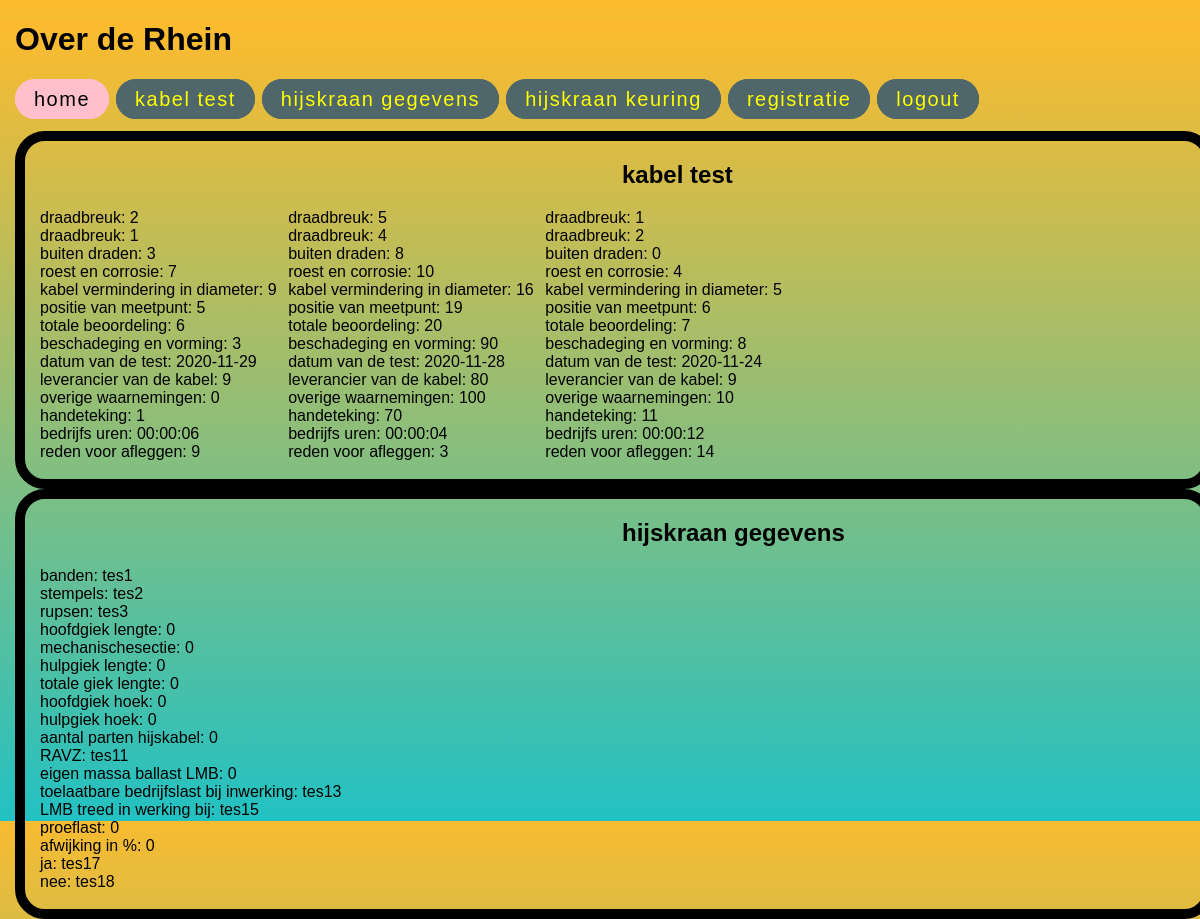
Page /php/index.php (signed in) on the committed database.
### tables this page shows
CREATE TABLE `kabelchacklist` (
  `TABEL_ID` int(255) NOT NULL,
  `draadbreuk.AMEL` int(10) DEFAULT NULL,
  `draadbreuk.AMEL2` int(10) DEFAULT NULL,
  `buitendrade.MVB` double DEFAULT NULL,
  `roest.NVB` double DEFAULT NULL,
  `kabelvermindring` decimal(5,0) DEFAULT NULL,
  `meetpunt` varchar(25) DEFAULT NULL,
  `totaal.MVB` double DEFAULT NULL,
  `vervormingen.TYPE` varchar(25) DEFAULT NULL,
  `datum` date DEFAULT NULL,
  `kabel_levrancier` varchar(25) DEFAULT NULL,
  `overig` text,
  `handtekening` varchar(25) DEFAULT NULL,
  `uren` time DEFAULT NULL,
  `afleg_reden` text,
  `TIMESTAMP` datetime NOT NULL DEFAULT CURRENT_TIMESTAMP
);

CREATE TABLE `hijskraangegevens` (
  `TABEL_ID` int(255) NOT NULL,
  `banden` varchar(10) DEFAULT NULL,
  `stempels` varchar(10) DEFAULT NULL,
  `rupsen` varchar(10) DEFAULT NULL,
  `hoofdgiek_lengte` int(25) DEFAULT NULL,
  `mechanischesectie` int(25) DEFAULT NULL,
  `hulpgiek_lengte` int(25) DEFAULT NULL,
  `gieklengte_hoek` int(25) DEFAULT NULL,
  `hoofdgiek_hoek` decimal(10,0) DEFAULT NULL,
  `hulpgiek` decimal(10,0) DEFAULT NULL,
  `hijskabels` int(25) DEFAULT NULL,
  `RAZV` varchar(10) DEFAULT NULL,
  `EMBLMB` int(20) DEFAULT NULL,
  `bedrijfslast` varchar(10) DEFAULT NULL,
  `LMB` varchar(10) DEFAULT NULL,
  `proeflast` int(10) DEFAULT NULL,
  `afwijking` int(100) DEFAULT NULL,
  `ja` varchar(225) DEFAULT NULL,
  `nee` varchar(25) DEFAULT NULL,
  `TIMESTAMP` datetime NOT NULL DEFAULT CURRENT_TIMESTAMP
);

### php/index.php (the view, shortened to what this page needs)
<?php
        function getproduct()
        {
            $serverLink = mysqli_connect("localhost:3306", "root", "", "rhein");
            $ret = array();
            $product_sql = "SELECT * FROM kabelchacklist ORDER BY TABEL_ID DESC LIMIT 5";
            $res = mysqli_query($serverLink, $product_sql);
            while($ar = mysqli_fetch_assoc($res))
            {
                $ret[] = $ar;
            }
            return $ret;
        }
        function getgegevens()
        {
            $serverLink = mysqli_connect("localhost:3306", "root", "", "rhein");
            $ret = array();
            $gegevens_sql = "SELECT * FROM hijskraangegevens ORDER BY TABEL_ID DESC LIMIT 5";
            $res = mysqli_query($serverLink, $gegevens_sql);
            while($ar = mysqli_fetch_assoc($res))
            {
                $ret[] = $ar;
            }
            return $ret;
        }
?>
<!DOCTYPE html>
<html>
    <head>
        <link rel="stylesheet" href="../css/main.css">
    </head>
    <body>
        <h1 class="logo">Over de Rhein</h1>
        <div class="topnav">
            <a href="index.php" class="navtext active">home</a>
            <a href="test.php" class="navtext">kabel test</a>
            <a href="gegevens.php" class="navtext">hijskraan gegevens</a>
            <a href="keuring.php" class="navtext">hijskraan keuring</a>
            <?php
            if($_SESSION['userrole'] == 'admin'){?>
            <a href="registartie.php" class="navtext">registratie</a>
            <?php } ?>
            <a href="logout.php" class="navtext">logout</a>
        </div>
        <div class="kabelbox">
            <h2>kabel test </h2>
            <?php
                $products = getproduct();
                foreach($products as $pd)
                {
            ?>
                <tabel>
                    <label>draadbreuk: <?php echo $pd["draadbreuk.AMEL"] ?></label><br>
                    <label>draadbreuk: <?php echo $pd["draadbreuk.AMEL2"] ?></label><br>
                    <label>buiten draden: <?php echo $pd["buitendrade.MVB"] ?></label><br>
                    <label>roest en corrosie: <?php echo $pd["roest.NVB"] ?></label><br>
                    <label>kabel vermindering in diameter: <?php echo $pd["kabelvermindring"] ?></label><br>
                    <label>positie van meetpunt: <?php echo $pd["meetpunt"] ?></label><br>
                    <label>totale beoordeling: <?php echo $pd["totaal.MVB"] ?></label><br>
                    <label>beschadeging en vorming: <?php echo $pd["vervormingen.TYPE"] ?></label><br>
                    <label>datum van de test: <?php echo $pd["datum"] ?></label><br>
                    <label>leverancier van de kabel: <?php echo $pd["kabel_levrancier"] ?></label><br>
                    <label>overige waarnemingen: <?php echo $pd["overig"] ?></label><br>
                    <label>handeteking: <?php echo $pd["handtekening"] ?></label><br>
                    <label>bedrijfs uren: <?php echo $pd["uren"] ?></label><br>
                    <label>reden voor afleggen: <?php echo $pd["afleg_reden"] ?></label><br><br>
                </tabel>
            <?php } ?>
        </div>
        <div class="gegevensbox">
        <h2>hijskraan gegevens </h2>
        <?php
            $products = getgegevens();
            foreach($products as $pd)
            {
        ?>
                <tabel>
                    <label>banden: <?php echo $pd["banden"] ?></label><br>
                    <label>stempels: <?php echo $pd["stempels"] ?></label><br>
                    <label>rupsen: <?php echo $pd["rupsen"] ?></label><br>
                    <label>hoofdgiek lengte: <?php echo $pd["hoofdgiek_lengte"] ?></label><br>
                    <label>mechanischesectie: <?php echo $pd["mechanischesectie"] ?></label><br>
                    <label>hulpgiek lengte: <?php echo $pd["hulpgiek_lengte"] ?></label><br>
                    <label>totale giek lengte: <?php echo $pd["gieklengte_hoek"] ?></label><br>
                    <label>hoofdgiek hoek: <?php echo $pd["hoofdgiek_hoek"] ?></label><br>
                    <label>hulpgiek hoek: <?php echo $pd["hulpgiek"] ?></label><br>
                    <label>aantal parten hijskabel: <?php echo $pd["hijskabels"] ?></label><br>
                    <label>RAVZ: <?php echo $pd["RAZV"] ?></label><br>
                    <label>eigen massa ballast LMB: <?php echo $pd["EMBLMB"] ?></label><br>
                    <label>toelaatbare bedrijfslast bij inwerking: <?php echo $pd["bedrijfslast"] ?></label><br>
                    <label>LMB treed in werking bij: <?php echo $pd["LMB"] ?></label><br>
                    <label>proeflast: <?php echo $pd["proeflast"] ?></label><br>
                    <label>afwijking in %: <?php echo $pd["afwijking"] ?></label><br>
                    <label>ja: <?php echo $pd["ja"] ?></label><br>
                    <label>nee: <?php echo $pd["nee"] ?></label><br><br>
                </tabel>
            <?php } ?>
            </div>
    </body>
</html>

### css/main.css (style rules this page uses)
html, body { width: 100%; height: 100%; margin: 0; padding: 0; top: 0; left: 0; font-family: 'Noto Sans JP', sans-serif; background: rgb(34,193,195); background: linear-gradient(0deg, rgba(34,193,195,1) 0%, rgba(253,187,45,1) 100%); }
tabel { float: left; padding-right: 1%; }
tabel:last-child { float: none; }
a { color: #000; text-decoration: none; }
h2 { padding-left: 50%; }
.topnav { padding-left: 15px; letter-spacing: 1.5px; font-size: 20px; margin-bottom: 20px; }
.topnav a.active { background: pink; border-color: pink; color: #000; }
.navtext { border: 1px solid #4f666a; border-radius: 20px; padding: 8px 18px; background: #4f666a; color: #FFFF00; }
.kabelbox { padding-left: 15px; margin-left: 15px; width: 97%; border: solid 10px #000; border-radius: 30px; }
.gegevensbox { padding-left: 15px; margin-left: 15px; width: 97%; border: solid 10px #000; border-radius: 30px; }
.logo { padding-left: 15px; margin-bottom: 30px; }

### rows in the picture
kabelchacklist: AMEL "2", AMEL2 "1", MVB "3", NVB "7", kabelvermindring "9", meetpunt "5", MVB "6", TYPE "3", datum "2020-11-29", kabel_levrancier "9", overig "0", handtekening "1", uren "00:00:06", afleg_reden "9"
kabelchacklist: AMEL "5", AMEL2 "4", MVB "8", NVB "10", kabelvermindring "16", meetpunt "19", MVB "20", TYPE "90", datum "2020-11-28", kabel_levrancier "80", overig "100", handtekening "70", uren "00:00:04", afleg_reden "3"
kabelchacklist: AMEL "1", AMEL2 "2", MVB "0", NVB "4", kabelvermindring "5", meetpunt "6", MVB "7", TYPE "8", datum "2020-11-24", kabel_levrancier "9", overig "10", handtekening "11", uren "00:00:12", afleg_reden "14"
hijskraangegevens: banden "tes1", stempels "tes2", rupsen "tes3", hoofdgiek_lengte "0", mechanischesectie "0", hulpgiek_lengte "0", gieklengte_hoek "0", hoofdgiek_hoek "0", hulpgiek "0", hijskabels "0", RAZV "tes11", EMBLMB "0", bedrijfslast "tes13", LMB "tes15", proeflast "0", afwijking "0", ja "tes17", nee "tes18"
